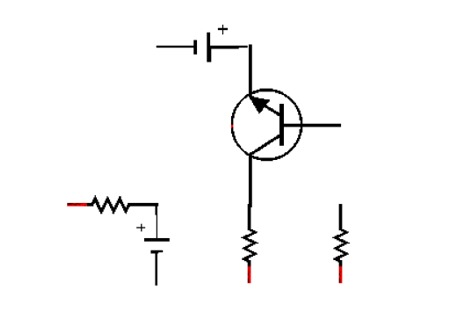
#> input picture c3140abe-a115-4cdf-a27d-07953f06ec65.jpg, 463 x 315 px
$ python test_settings.py
#> lines starting #> are read from the running program, lines starting #| are printed output that depends on the picture; after the words box and inside, x2 and y2 are one past the last pixel; in counts of white or black regions, pixels touching at a corner belong together
### generic_obstacle_detector.py
"""
Generic Obstacle Detection for Circuit Diagrams
Uses binarization and dilation to detect ALL components (not just specific symbols)
Works with hand-drawn, black & white circuit diagrams
"""

import cv2
import numpy as np
from typing import Tuple

class GenericObstacleDetector:
    """
    Detects obstacles using generic computer vision techniques
    Does NOT rely on knowing what specific components look like
    """

    def __init__(self):
        self.obstacle_map = None
        self.original_binary = None

    def create_obstacle_map(self, image: np.ndarray,
                           dilation_size: int = 5,
                           safety_padding: int = 3) -> np.ndarray:
        """
        Create obstacle map using binarization + dilation technique

        This is the technique Gemini AI described:
        1. Binarization (Thresholding) - Convert to pure black/white
        2. Morphological Dilation - "Fatten" all lines to close gaps
        3. Safety Padding - Add extra margin around obstacles

        Args:
            image: Input circuit image (RGB or grayscale)
            dilation_size: How much to "thicken" the lines (higher = thicker blobs)
            safety_padding: Extra pixels of clearance around obstacles

        Returns:
            Binary obstacle map (255 = obstacle, 0 = free space)
        """

        # Step 1: Convert to grayscale
        if len(image.shape) == 3:
            gray = cv2.cvtColor(image, cv2.COLOR_BGR2GRAY)
        else:
            gray = image.copy()

        # Step 2: BINARIZATION (Thresholding)
        # For black & white circuit diagrams, use adaptive thresholding
        # This handles varying lighting/contrast better than simple threshold
        binary = cv2.adaptiveThreshold(
            gray,
            255,                                    # Max value (white)
            cv2.ADAPTIVE_THRESH_GAUSSIAN_C,        # Adaptive method
            cv2.THRESH_BINARY_INV,                 # Invert: black lines → white
            blockSize=11,                           # Neighborhood size
            C=2                                     # Constant subtracted
        )

        # Alternative: Simple threshold (works if image has uniform lighting)
        # _, binary = cv2.threshold(gray, 127, 255, cv2.THRESH_BINARY_INV)

        self.original_binary = binary.copy()

        # Step 3: MORPHOLOGICAL DILATION (The "Fat Marker" Technique)
        # This is THE KEY STEP that makes wires avoid components!
        #
        # What it does:
        # - Thin zigzag resistor line → Thick solid blob
        # - Gaps inside components → Filled up
        # - Pathfinding sees solid wall instead of maze

        kernel = cv2.getStructuringElement(
            cv2.MORPH_RECT,
            (dilation_size, dilation_size)
        )

        dilated = cv2.dilate(binary, kernel, iterations=1)

        # Step 4: SAFETY PADDING (Inflation)
        # Add extra margin so wires don't touch components visually
        if safety_padding > 0:
            padding_kernel = cv2.getStructuringElement(
                cv2.MORPH_RECT,
                (safety_padding * 2 + 1, safety_padding * 2 + 1)
            )
            dilated = cv2.dilate(dilated, padding_kernel, iterations=1)

        self.obstacle_map = dilated
        return dilated

    # [144 lines left out: functions create_advanced_obstacle_map, visualize_obstacle_map, get_free_space_map, check_path_clearance, not called in this run]


# Example usage and testing
# [35 lines that do not run on import are left out]

### smart_router.py
"""
Smart Wire Router
Combines obstacle detection and pathfinding for intelligent circuit wire routing
Now uses GENERIC OBSTACLE DETECTION (works with hand-drawn circuits!)
"""

import numpy as np
import cv2
from typing import List, Tuple, Optional
from generic_obstacle_detector import GenericObstacleDetector
from pathfinding import PathFinder, ObstacleMapGenerator

class SmartWireRouter:
    def __init__(self, use_generic_detection: bool = True):
        """
        Initialize smart wire router

        Args:
            use_generic_detection: Uses generic obstacle detection (works with hand-drawn circuits)
        """
        self.use_generic_detection = use_generic_detection
        self.obstacle_detector = GenericObstacleDetector()
        self.current_obstacle_map = None
        self.current_symbols = {}

    def analyze_circuit(self, image: np.ndarray,
                       dilation_size: int = 7,
                       safety_padding: int = 5) -> dict:
        """
        Analyze circuit image and create obstacle map

        NOW USES GENERIC DETECTION (Gemini AI's approach):
        1. Binarization - Convert to pure black/white
        2. Dilation - "Fatten" lines to close gaps in components
        3. Safety padding - Add clearance margin

        Args:
            image: Circuit diagram image
            dilation_size: How much to thicken lines (higher = thicker blobs)
            safety_padding: Extra clearance around obstacles (pixels)

        Returns:
            Dictionary containing obstacle map and detection info
        """

        if self.use_generic_detection:
            # NEW APPROACH: Generic obstacle mapping (works with hand-drawn!)
            print("Using Generic Obstacle Detection (Gemini AI technique)")

            self.current_obstacle_map = self.obstacle_detector.create_obstacle_map(
                image,
                dilation_size=dilation_size,
                safety_padding=safety_padding
            )

            # Count obstacle pixels
            obstacle_pixels = np.count_nonzero(self.current_obstacle_map)
            free_pixels = np.count_nonzero(self.current_obstacle_map == 0)

            return {
                'method': 'generic',
                'obstacle_map': self.current_obstacle_map,
                'obstacle_pixels': int(obstacle_pixels),
                'free_pixels': int(free_pixels),
                'coverage': round(obstacle_pixels / (obstacle_pixels + free_pixels) * 100, 2)
            }
        else:
            # OLD APPROACH: Symbol detection (only for perfect schematics)
            print("Using Symbol Detection (traditional approach)")

            self.current_symbols = self.symbol_detector.detect_all_symbols(image)

            # Create obstacle map from detected symbols
            self.current_obstacle_map = ObstacleMapGenerator.create_obstacle_map(
                image.shape[:2], self.current_symbols, padding=15
            )

            # Expand obstacles for safety margin
            self.current_obstacle_map = ObstacleMapGenerator.expand_obstacles(
                self.current_obstacle_map, expansion=5
            )

            symbols_count = sum(len(symbols) for symbols in self.current_symbols.values())

            return {
                'method': 'symbol_detection',
                'symbols': self.current_symbols,
                'obstacle_map': self.current_obstacle_map,
                'symbols_count': symbols_count
            }

    def route_wire(self, start_point: Tuple[int, int], end_point: Tuple[int, int],
                   routing_style: str = 'manhattan') -> List[Tuple[int, int]]:
        """
        Route a wire between two points avoiding obstacles

        Args:
            start_point: Starting point (x, y)
            end_point: End point (x, y)
            routing_style: 'manhattan' or 'astar'

        Returns:
            List of waypoints for the wire path
        """
        if self.current_obstacle_map is None:
            raise ValueError("Circuit not analyzed. Call analyze_circuit() first.")

        # Create pathfinder
        pathfinder = PathFinder(self.current_obstacle_map)

        # Find path
        if routing_style == 'manhattan':
            path = pathfinder.manhattan_routing(start_point, end_point)
            if not path:  # Fallback to A* if Manhattan fails
                path = pathfinder.a_star(start_point, end_point)
        else:
            path = pathfinder.a_star(start_point, end_point)

        # Optimize path
        if path:
            path = pathfinder.optimize_path(path)

        return path

    # [166 lines left out: functions get_connection_suggestions, visualize_routing, visualize_analysis, get_routing_statistics, save_debug_images, not called in this run]

# Example usage and testing
# [37 lines that do not run on import are left out]

### pathfinding.py
"""
Path Finding Algorithms for Circuit Wire Routing
Implements A*, Manhattan routing, and other pathfinding algorithms
"""

import numpy as np
import heapq
from typing import List, Tuple, Optional
import cv2

class PathFinder:
    def __init__(self, obstacle_map: np.ndarray):
        """
        Initialize pathfinder with obstacle map

        Args:
            obstacle_map: Binary image where 255 = obstacle, 0 = free space
        """
        self.obstacle_map = obstacle_map
        self.height, self.width = obstacle_map.shape

    # [66 lines left out: function a_star, not called in this run]

    def manhattan_routing(self, start: Tuple[int, int], goal: Tuple[int, int]) -> List[Tuple[int, int]]:
        """
        Manhattan routing - only horizontal and vertical movements
        Tries horizontal-first and vertical-first routes

        Args:
            start: Starting point (x, y)
            goal: Goal point (x, y)

        Returns:
            List of waypoints from start to goal
        """
        def route_horizontal_first(start_pt: Tuple[int, int], end_pt: Tuple[int, int]) -> Optional[List[Tuple[int, int]]]:
            path = []
            x1, y1 = start_pt
            x2, y2 = end_pt

            # Go horizontal first
            if x1 != x2:
                direction = 1 if x2 > x1 else -1
                for x in range(x1, x2 + direction, direction):
                    if (x < 0 or x >= self.width or
                        y1 < 0 or y1 >= self.height or
                        self.obstacle_map[y1, x] == 255):
                        return None  # Route blocked
                    path.append((x, y1))
            else:
                path.append((x1, y1))

            # Then go vertical
            if y1 != y2:
                direction = 1 if y2 > y1 else -1
                for y in range(y1 + direction, y2 + direction, direction):
                    if (x2 < 0 or x2 >= self.width or
                        y < 0 or y >= self.height or
                        self.obstacle_map[y, x2] == 255):
                        return None  # Route blocked
                    path.append((x2, y))

            return path

        def route_vertical_first(start_pt: Tuple[int, int], end_pt: Tuple[int, int]) -> Optional[List[Tuple[int, int]]]:
            path = []
            x1, y1 = start_pt
            x2, y2 = end_pt

            # Go vertical first
            if y1 != y2:
                direction = 1 if y2 > y1 else -1
                for y in range(y1, y2 + direction, direction):
                    if (x1 < 0 or x1 >= self.width or
                        y < 0 or y >= self.height or
                        self.obstacle_map[y, x1] == 255):
                        return None  # Route blocked
                    path.append((x1, y))
            else:
                path.append((x1, y1))

            # Then go horizontal
            if x1 != x2:
                direction = 1 if x2 > x1 else -1
                for x in range(x1 + direction, x2 + direction, direction):
                    if (x < 0 or x >= self.width or
                        y2 < 0 or y2 >= self.height or
                        self.obstacle_map[y2, x] == 255):
                        return None  # Route blocked
                    path.append((x, y2))

            return path

        # Try both routes
        route1 = route_horizontal_first(start, goal)
        route2 = route_vertical_first(start, goal)

        # Choose the route that works and is shorter
        if route1 and route2:
            return route1 if len(route1) <= len(route2) else route2
        elif route1:
            return route1
        elif route2:
            return route2
        else:
            # If both Manhattan routes fail, fallback to A*
            return self.a_star(start, goal)

    def optimize_path(self, path: List[Tuple[int, int]]) -> List[Tuple[int, int]]:
        """
        Optimize path by removing unnecessary waypoints

        Args:
            path: Original path

        Returns:
            Optimized path with unnecessary points removed
        """
        if len(path) < 3:
            return path

        optimized = [path[0]]

        i = 0
        while i < len(path) - 1:
            j = i + 1

            # Look ahead to find the farthest point we can reach in a straight line
            while j < len(path):
                if self._can_connect_directly(path[i], path[j]):
                    j += 1
                else:
                    break

            # Add the farthest reachable point
            if j - 1 > i:
                optimized.append(path[j - 1])
                i = j - 1
            else:
                optimized.append(path[i + 1])
                i += 1

        # Ensure we end at the goal
        if optimized[-1] != path[-1]:
            optimized.append(path[-1])

        return optimized

    def _can_connect_directly(self, start: Tuple[int, int], end: Tuple[int, int]) -> bool:
        """
        Check if two points can be connected with a straight line without hitting obstacles

        Args:
            start: Starting point
            end: End point

        Returns:
            True if direct connection is possible
        """
        # Use Bresenham's line algorithm to check all points on the line
        x0, y0 = start
        x1, y1 = end

        dx = abs(x1 - x0)
        dy = abs(y1 - y0)

        x_step = 1 if x0 < x1 else -1
        y_step = 1 if y0 < y1 else -1

        err = dx - dy

        x, y = x0, y0

        while True:
            # Check if current point is obstacle
            if (x < 0 or x >= self.width or
                y < 0 or y >= self.height or
                self.obstacle_map[y, x] == 255):
                return False

            if x == x1 and y == y1:
                break

            e2 = 2 * err

            if e2 > -dy:
                err -= dy
                x += x_step

            if e2 < dx:
                err += dx
                y += y_step

        return True

    # [27 lines left out: function find_best_path, not called in this run]

class ObstacleMapGenerator:
    """Generate obstacle maps from detected symbols"""

    # [45 lines left out: functions create_obstacle_map, expand_obstacles, not called in this run]

# Example usage
# [16 lines that do not run on import are left out]

### test_settings.py
"""Test different dilation settings"""
from smart_router import SmartWireRouter
import cv2

img = cv2.imread('c3140abe-a115-4cdf-a27d-07953f06ec65.jpg')
#> img is the input picture: shape (315, 463, 3); mean B, G, R 249.2, 249.2, 249.4

# Test different settings
settings = [
    (3, 2, "Light dilation"),
    (5, 3, "Medium dilation"),
    (7, 5, "Heavy dilation"),
    (10, 7, "Very heavy dilation")
]

for dilation, padding, desc in settings:
    print(f"\n{'='*50}")
    print(f"Testing: {desc}")
    print(f"  Dilation: {dilation}, Padding: {padding}")

    router = SmartWireRouter()
    analysis = router.analyze_circuit(img, dilation_size=dilation, safety_padding=padding)

    print(f"  Coverage: {analysis['coverage']}%")

    # Test routing on opposite corners (should be far from components)
    start = (10, 10)
    end = (450, 300)

    try:
        path = router.route_wire(start, end, routing_style='manhattan')
        if path:
            print(f"  ✓ Path found: {len(path)} waypoints")
        else:
            print(f"  ✗ No path found")
            # Try A* instead
            path = router.route_wire(start, end, routing_style='astar')
            if path:
                print(f"  ✓ A* found path: {len(path)} waypoints")
            else:
                print(f"  ✗ A* also failed")
    except Exception as e:
        print(f"  ✗ Error: {e}")
#> this loop made 4 passes
#> (obstacle_pixels in analyze_circuit, free_pixels in analyze_circuit) on passes 1 to 4: (14633, 131212), (19404, 126441), (25424, 120421), (32238, 113607)
#|   Coverage: 10.03%
#|   ✓ Path found: 3 waypoints
#|   Coverage: 13.3%
#|   ✓ Path found: 3 waypoints
#|   Coverage: 17.43%
#|   ✓ Path found: 3 waypoints
#|   Coverage: 22.1%
#|   ✓ Path found: 3 waypoints
#> pass 1, in create_obstacle_map, `binary = cv2.adaptiveThreshold( gray, 255,`:
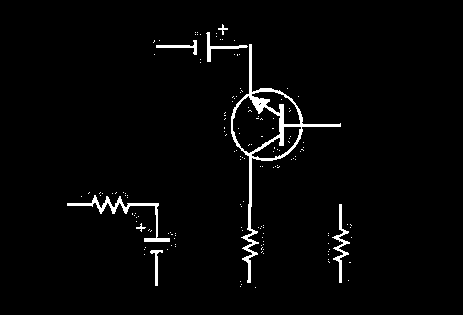
#> binary: shape (315, 463); 2.5% white; 153 white regions (145 under 20 px), largest, box (x1, y1, x2, y2) and area: (231, 44, 341, 283) 1952, (67, 195, 170, 242) 604, (332, 204, 350, 283) 339
#> pass 1, in create_obstacle_map, `dilated = cv2.dilate(binary, kernel, iterations=1)`:
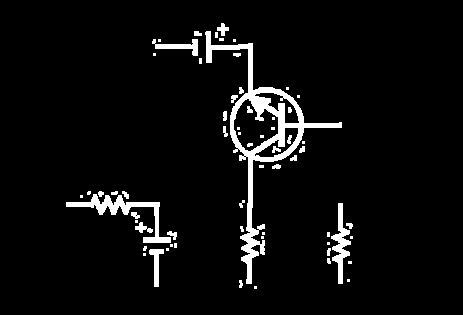
#> dilated: shape (315, 463); 5.1% white; 63 white regions (32 under 20 px), largest, box (x1, y1, x2, y2) and area: (205, 31, 342, 284) 3933, (66, 194, 171, 243) 1057, (331, 203, 351, 284) 628
#> pass 1, in create_obstacle_map, `dilated = cv2.dilate(dilated, padding_kernel, iterations=1)`:
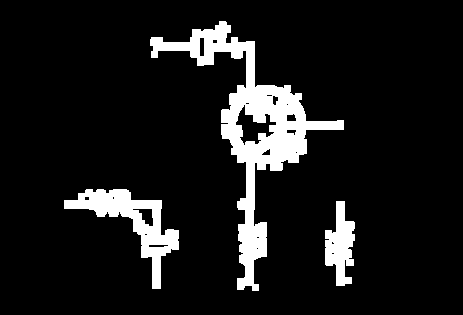
#> dilated: shape (315, 463); 10% white; 3 white regions, box (x1, y1, x2, y2) and area: (150, 21, 344, 291) 9778, (64, 189, 179, 289) 3304, (325, 201, 355, 286) 1551

print(f"\n{'='*50}")
print("Recommendation: Use the setting that finds paths reliably")
